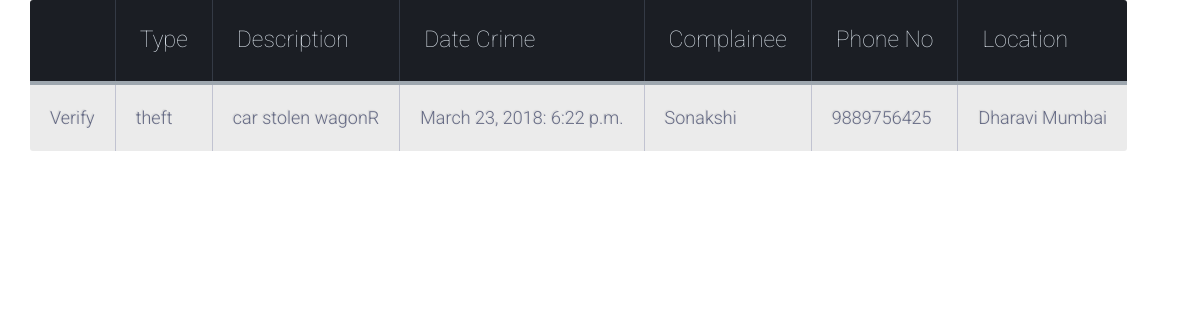
The page /receive_alert/ on the database its author committed.
### crimeReporting/models.py (models this page shows)
class INFORMATION_FILING_APP(models.Model):
    name = models.CharField(max_length=100)
    aadharcard = models.CharField(max_length=100)
    phone = models.CharField(max_length=100)
    crimetype = models.CharField(max_length=100)
    latitude = models.FloatField()
    longitude = models.FloatField()
    location=models.CharField(max_length=100)
    crime_description = models.CharField(max_length=100)
    date_crime = models.DateField()
    time_crime = models.TimeField()
    complaint_time = models.TimeField()
    complaint_date = models.DateField()

### maps/views.py (the view)
# urls.py: url(r'^receive_alert/$', receive_alert,name="receive_alert"),
def receive_alert(request):
    posts = INFORMATION_FILING_APP.objects.all()
    print(posts)
    return render(request, "report_alert.html", {'posts': posts})

### templates/report_alert.html (shortened to what this page needs)
<!DOCTYPE html>
{% load staticfiles %}
<html lang="en">
<head>
    <link rel="stylesheet" href="https://maxcdn.bootstrapcdn.com/bootstrap/3.3.7/css/bootstrap.min.css">
     <link href="{% static 'css/table.css' %}" rel="stylesheet">
</head>
<body>
 <div class="container">
  <div class="first" id="tables">
    <table>
        <thead>
      <tr>
          <th></th>
        <th>Type</th>
        <th>Description</th>
        <th>Date Crime</th>
        <th>Complainee</th>
          <th>Phone No</th>
        <th>Location</th>
      </tr>
        </thead>
     <tbody class="table-hover">
    {% for post in posts %}
       <tr style="text-align: center">
           <td id="myBtn">Verify</td>
          <td>{{ post.crimetype }}</td>
          <td>{{ post.crime_description}}</td>
          <td>{{ post.date_crime}}: {{post.time_crime}}</td>
          <td>{{ post.name}}</td>
          <td>{{ post.phone}}</td>
          <td>{{ post.location}}</td>
    </tr>
    {% endfor %}
    </tbody>
    </table>
  </div>
 </div>
</body>
</html>

### static/css/table.css (style rules this page uses)
body { background-color: #3e94ec; font-family: "Roboto", helvetica, arial, sans-serif; font-size: 16px; font-weight: 400; text-rendering: optimizeLegibility; }
th { color:#D5DDE5;; background:#1b1e24; border-bottom:4px solid #9ea7af; border-right: 1px solid #343a45; font-size:23px; font-weight: 100; padding:24px; text-align:left; text-shadow: 0 1px 1px rgba(0, 0, 0, 0.1); vertical-align:middle; }
th:first-child { border-top-left-radius:3px; }
th:last-child { border-top-right-radius:3px; border-right:none; }
tr { border-top: 1px solid #C1C3D1; border-bottom-: 1px solid #C1C3D1; color:#666B85; font-size:16px; font-weight:normal; text-shadow: 0 1px 1px rgba(256, 256, 256, 0.1); }
tr:first-child { border-top:none; }
tr:last-child { border-bottom:none; }
tr:nth-child(odd) td { background:#EBEBEB; }
tr:last-child td:first-child { border-bottom-left-radius:3px; }
tr:last-child td:last-child { border-bottom-right-radius:3px; }
td { background:#FFFFFF; padding:20px; text-align:left; vertical-align:middle; font-weight:300; font-size:18px; text-shadow: -1px -1px 1px rgba(0, 0, 0, 0.1); border-right: 1px solid #C1C3D1; }
td:last-child { border-right: 0px; }

### templates/report_alert.html (style rules this page uses)
body { background: url("https://buidln.clipdealer.com/002/451/248//previews/1--2451248-blue%20puzzle%20in%20conceptual%20form%20for%20your%20text%20or%20background.jpg"); background-size: 100% 100%; background-repeat: no-repeat; }

### rows shown on the page
INFORMATION_FILING_APP: crimetype "theft", crime_description "car stolen wagonR", date_crime "March 23, 2018", time_crime "6:22 p.m.", name "Sonakshi", phone "9889756425", location "Dharavi Mumbai"
